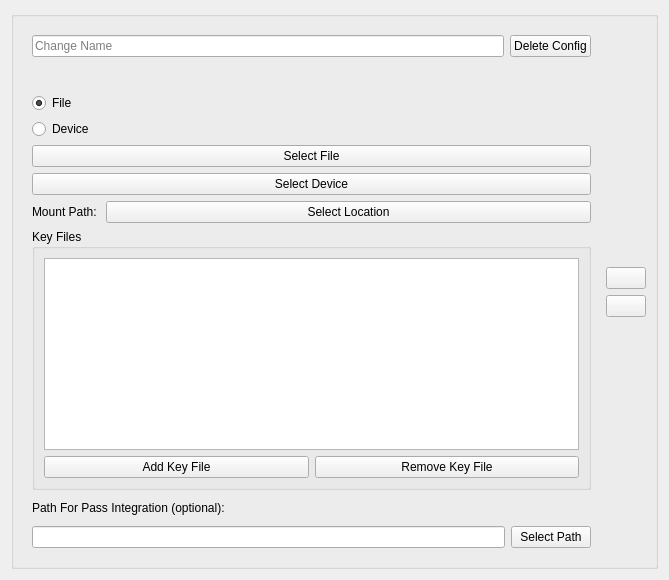
<?xml version="1.0" encoding="UTF-8"?>
<ui version="4.0">
 <author>%{AUTHOR}</author>
 <class>VeracryptItemUi</class>
 <widget class="QWidget" name="VeracryptItemUi">
  <property name="geometry">
   <rect>
    <x>0</x>
    <y>0</y>
    <width>669</width>
    <height>580</height>
   </rect>
  </property>
  <property name="minimumSize">
   <size>
    <width>300</width>
    <height>0</height>
   </size>
  </property>
  <layout class="QVBoxLayout" name="verticalLayout">
   <item>
    <widget class="QGroupBox" name="horizontalGroupBox">
     <layout class="QHBoxLayout" name="horizontalLayout_4">
      <item>
       <layout class="QVBoxLayout" name="verticalLayout_4"/>
      </item>
      <item>
       <widget class="QFrame" name="frame">
        <layout class="QVBoxLayout" name="verticalLayout_2">
         <item>
          <layout class="QHBoxLayout" name="horizontalLayout_3">
           <item>
            <widget class="QLineEdit" name="nameLineEdit">
             <property name="placeholderText">
              <string>Change Name</string>
             </property>
            </widget>
           </item>
           <item>
            <widget class="QPushButton" name="deleteConfigButton">
             <property name="text">
              <string>Delete Config</string>
             </property>
             <property name="icon">
              <iconset theme="delete">
               <normaloff/>
              </iconset>
             </property>
            </widget>
           </item>
          </layout>
         </item>
         <item>
          <widget class="QLabel" name="idLabel">
           <property name="text">
            <string/>
           </property>
          </widget>
         </item>
         <item>
          <widget class="QRadioButton" name="fileRadioButton">
           <property name="text">
            <string>File</string>
           </property>
           <property name="checked">
            <bool>true</bool>
           </property>
          </widget>
         </item>
         <item>
          <widget class="QRadioButton" name="deviceRadioButton">
           <property name="text">
            <string>Device</string>
           </property>
          </widget>
         </item>
         <item>
          <widget class="QPushButton" name="filePushButton">
           <property name="text">
            <string>Select File</string>
           </property>
          </widget>
         </item>
         <item>
          <widget class="QPushButton" name="devicePushButton">
           <property name="text">
            <string>Select Device</string>
           </property>
          </widget>
         </item>
         <item>
          <layout class="QHBoxLayout" name="horizontalLayout">
           <item>
            <widget class="QLabel" name="mountPathLabel">
             <property name="text">
              <string>Mount Path: </string>
             </property>
            </widget>
           </item>
           <item>
            <widget class="QPushButton" name="mountPath">
             <property name="sizePolicy">
              <sizepolicy hsizetype="Expanding" vsizetype="Fixed">
               <horstretch>0</horstretch>
               <verstretch>0</verstretch>
              </sizepolicy>
             </property>
             <property name="text">
              <string>Select Location</string>
             </property>
            </widget>
           </item>
          </layout>
         </item>
         <item>
          <widget class="QGroupBox" name="keyFiles">
           <property name="title">
            <string>Key Files</string>
           </property>
           <layout class="QVBoxLayout" name="verticalLayout_3">
            <item>
             <widget class="QListWidget" name="keyFileListWidget">
              <property name="sizePolicy">
               <sizepolicy hsizetype="Expanding" vsizetype="Preferred">
                <horstretch>0</horstretch>
                <verstretch>0</verstretch>
               </sizepolicy>
              </property>
              <property name="minimumSize">
               <size>
                <width>0</width>
                <height>0</height>
               </size>
              </property>
             </widget>
            </item>
            <item>
             <layout class="QHBoxLayout" name="horizontalLayout_2">
              <item>
               <widget class="QPushButton" name="addKeyFileButton">
                <property name="text">
                 <string>Add Key File</string>
                </property>
               </widget>
              </item>
              <item>
               <widget class="QPushButton" name="removeKeyFileButton">
                <property name="text">
                 <string>Remove Key File</string>
                </property>
               </widget>
              </item>
             </layout>
            </item>
           </layout>
          </widget>
         </item>
         <item>
          <widget class="QLabel" name="passIntegrationLabel">
           <property name="text">
            <string>Path For Pass Integration (optional):</string>
           </property>
          </widget>
         </item>
         <item>
          <layout class="QHBoxLayout" name="horizontalLayout_6">
           <item>
            <widget class="QLineEdit" name="passIntegration"/>
           </item>
           <item>
            <widget class="QPushButton" name="passIntegrationSelectButton">
             <property name="text">
              <string>Select Path</string>
             </property>
            </widget>
           </item>
          </layout>
         </item>
        </layout>
       </widget>
      </item>
      <item>
       <layout class="QVBoxLayout" name="verticalLayout_5">
        <item>
         <spacer name="verticalSpacer_2">
          <property name="orientation">
           <enum>Qt::Vertical</enum>
          </property>
          <property name="sizeHint" stdset="0">
           <size>
            <width>20</width>
            <height>40</height>
           </size>
          </property>
         </spacer>
        </item>
        <item alignment="Qt::AlignBottom">
         <widget class="QPushButton" name="moveUp">
          <property name="text">
           <string/>
          </property>
          <property name="icon">
           <iconset theme="arrow-up">
            <normaloff/>
           </iconset>
          </property>
         </widget>
        </item>
        <item alignment="Qt::AlignTop">
         <widget class="QPushButton" name="moveDown">
          <property name="text">
           <string/>
          </property>
          <property name="icon">
           <iconset theme="arrow-down">
            <normaloff/>
           </iconset>
          </property>
         </widget>
        </item>
        <item>
         <spacer name="verticalSpacer">
          <property name="orientation">
           <enum>Qt::Vertical</enum>
          </property>
          <property name="sizeHint" stdset="0">
           <size>
            <width>20</width>
            <height>40</height>
           </size>
          </property>
         </spacer>
        </item>
       </layout>
      </item>
     </layout>
    </widget>
   </item>
  </layout>
 </widget>
 <resources/>
 <connections/>
</ui>
